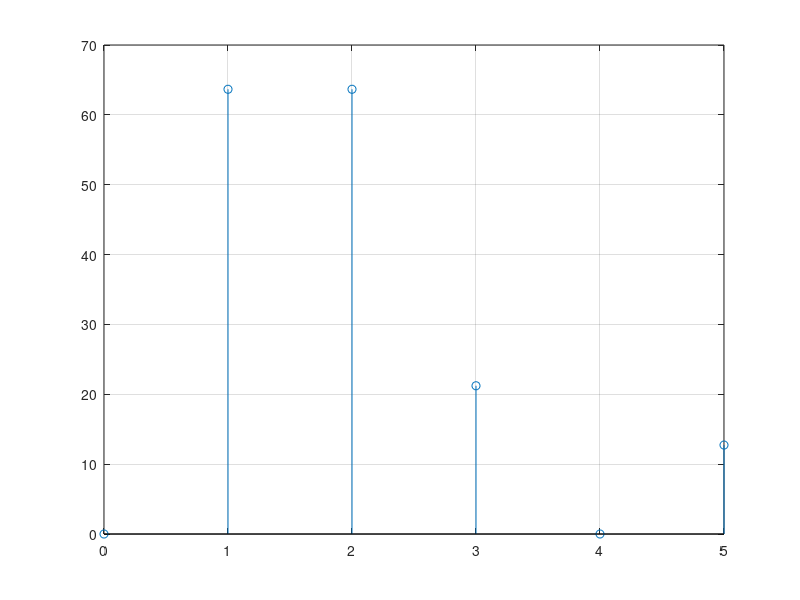
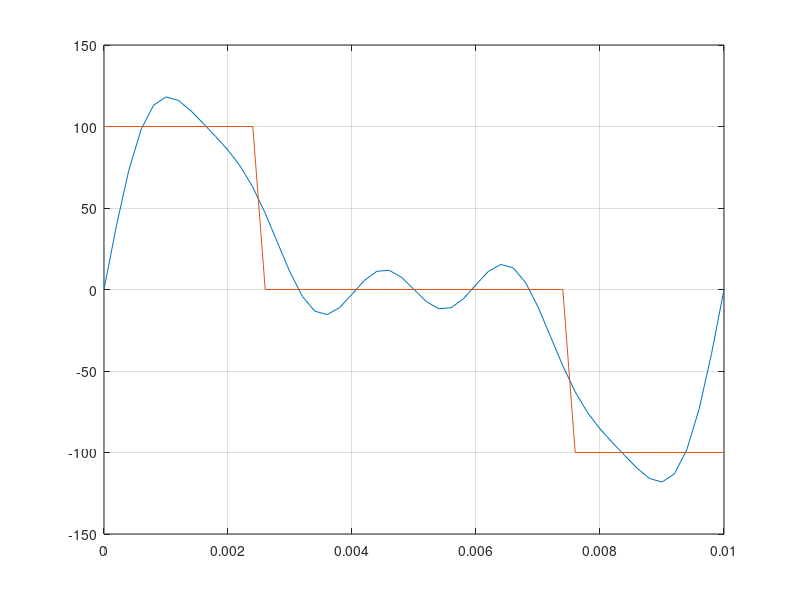

These figures' MATLAB source, in order:
% Часть 1.
% Расчёт величин B(k), C(k) и Um(k) и начальной фазы Pci(k) (k=1 - kmax) табл. 5.3
clear
echo off
kmax=input('kmax - максимальное число используемых гармоник; задайте kmax=');
Umm=100; T=0.01;
k=1:kmax;
Bk=(Umm./(pi*k)).*(2*sin(pi*k/4).^2-cos(3*pi*k/2)+cos(2*pi*k))  % Здесь забить свои хтонические формулы
Ck=(Umm./(pi*k)).*(sin(pi*k/2)+sin(3*pi*k/2)-sin(2*pi*k))       % Сделать тоже самое, при этом постаратся не вызвать Ктулху 
Umk=sqrt(Bk.^2+Ck.^2)
    Pcik=atan2(Ck,Bk);
Pcikgr=atan2(Ck,Bk)
% Построение графика дискретного спектра амплитуд входного напряжения
figure(1)
U0=0;  % Вместо 0 подставь своё значение
Uspectr=[1:kmax+1];
Uspectr(1)=U0;
q=2:kmax+1;
Uspectr(q)=Umk(q-1);
kk=0:kmax;
stem(kk,Uspectr),grid;

pause
% Сравнение кривых заданного и приближенных наапряжений
figure(3)
omg1=2*pi/T;
nt=1;
for t=0:T/(10*kmax):T;
tt(nt)=t;
    % 1. Построение столбца точных значений u(nt)
u(nt)=0;
if t<=T/4;              % Немного подумай и запиши свою кусочную функцию или что там у тебя
    u(nt)=Umm;
elseif t<=3*T/4
        u(nt)=0;
else
    u(nt)=-Umm;
end
   % 2. Построение столбца приближённых значений uu(nt)
   a=0;
   for v=1:kmax;
   a=a+Umk(v)*sin(v*omg1*t+Pcik(v));
   end
uu(nt)=a+U0;
nt=nt+1;
end
plot(tt,[uu',u']),grid
pause
